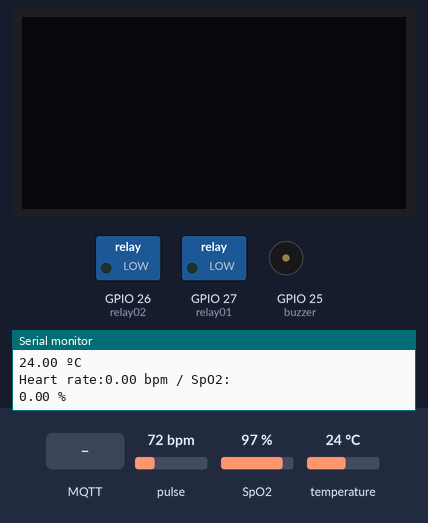
Simulated run of this sketch. Board: ESP32. Parts: 128×64 one-colour display, switched loads named in the sketch (green lamp = pin HIGH), buzzer (waves = sounding, pin HIGH), the last lines printed to the serial monitor. The test bench sets the inputs (shaded band); at power-on: pulse 72 bpm, SpO2 97 %, temperature 24 °C. WiFi joins after 1.5 s; servers stay silent unless stated; no MQTT or app messages arrive unless stated.

Above: at 3.2 s.
3.3 s: MQTT message "on" arrives on the second subscribed topic
At 4.8 s:
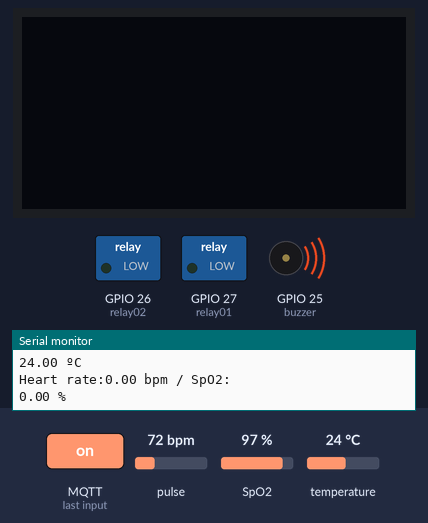
5.1 s: MQTT message "on" arrives on the third subscribed topic
At 6.2 s:
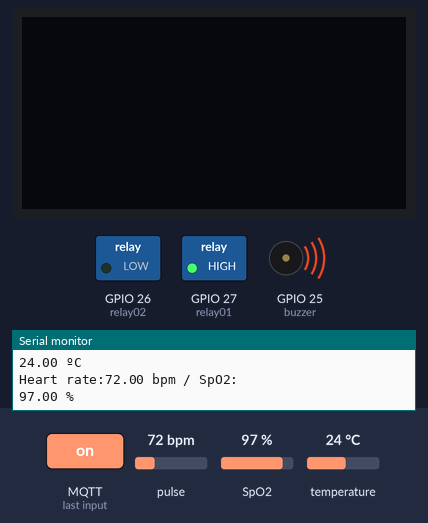
6.6 s: MQTT message "off" arrives on the second subscribed topic
At 7.4 s:
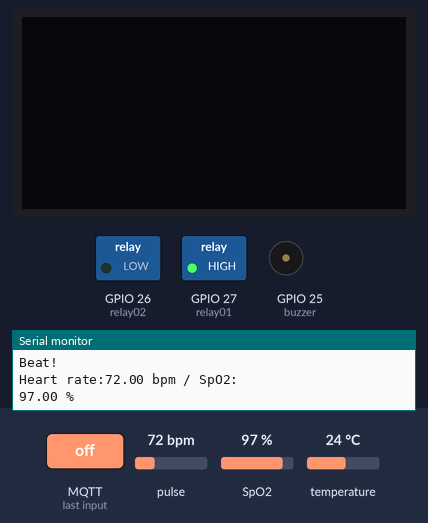
Timing chart, 0 to 9.6 s (numbered marks = the images above; inputs shaded):
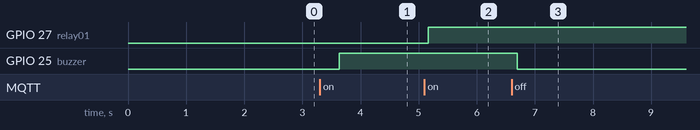

Measured:
- after the input at 3.3 s, GPIO 25 (buzzer): LOW → HIGH after 0.33 s
- after the input at 5.1 s, GPIO 27 (relay01): LOW → HIGH after 0.07 s
- after the input at 6.6 s, GPIO 25 (buzzer): HIGH → LOW after 0.10 s

The sketch:

cancheera.ino
```cpp
//--------------------------------------------------------------------------
//----Seksyen 1 - HEADER  ------------- ----

//--------------------------------------------------------------------------
//-----a Library  include and define  yang diperlukan ----
//--------------------------------------------------------------------------

#include <Wire.h>
#include <SPI.h>
#include <OneWire.h>
#include <DallasTemperature.h>
#include <Adafruit_GFX.h>
#include <Adafruit_SSD1306.h>
#include <WiFi.h>
#include <MQTT.h>
#include "MAX30100_PulseOximeter.h"


//--------------------------------------------------------------------------
//-----b. - ISTIHAR Sambungan nama Pin dengan Nombor Fizikal PIN ----
//--------------------------------------------------------------------------

//---Actuator and Relay  pin connection---
#define relay01 27
#define relay02 26
#define buzzer 25
#define SensorSuhu  4 // pin sambungan ke DS18B20 (ONEWIRE)
#define sensorLDR 34
//---Analog Sensor  pin connection---

//---Tentukan nama yg diumpukkan kepada satu nilai awal yg ditetapkan --
#define SCREEN_WIDTH 128 // OLED display width, in pixels
#define SCREEN_HEIGHT 64 // OLED display height, in pixels
#define REPORTING_PERIOD_MS     500

PulseOximeter pox;
uint32_t tsLastReport = 0;

//-----d.  - ISTIHAR  constant dan pembolehubah------------------------------

const char ssid[] = "OHNANANA";
const char pass[] = "ILOVEYOU555";

//const char ssid[] = "IoT";
//const char pass[] = "iot@kksj2023";

//------ ISTIHAR Pemboleh ubah dengan jenis Data yang digunakan---

unsigned long lastMillis = 0;

float dataSuhuC; // suhu dalam Celsius
int dataLDR;
float BPM, SpO2;
char statusSuhu[20];

//-----e. - Cipta Objek dari Librari berkaitan------------------ ----
//--------------------------------------------------------------------------

WiFiClient net;
MQTTClient client;

// Istihar Module OLED Display - SSD1306
Adafruit_SSD1306 display(SCREEN_WIDTH, SCREEN_HEIGHT, &Wire, -1);

// Istihar Module Sersor Suhu Dallas 18B20
OneWire oneWire(SensorSuhu);
DallasTemperature DS18B20(&oneWire);

//------------------------------Seksyen 1 - TAMAT --------------------- ----

//-----Seksyen 2 - Fungsi Setup --------------------------------------------
//--------------------------------------------------------------------------
void onBeatDetected()
{
    Serial.println("Beat!");
}
void setup() {
  pinMode(relay01,OUTPUT);
  pinMode(relay02,OUTPUT);
  pinMode(buzzer,OUTPUT);

  Serial.begin(115200); // initialize serial

  if(!display.begin(SSD1306_SWITCHCAPVCC, 0x3C)) { // Address 0x3D for 128x64
    Serial.println(F("SSD1306 allocation failed"));
    for(;;);
  }

  WiFi.begin(ssid, pass);

  client.begin("broker.hivemq.com", net);
  client.onMessage(messageReceived);

  connect();

  Serial.print("Initializing pulse oximeter..");

    if (!pox.begin()) {
        Serial.println("FAILED");
        for(;;);
    } else {
        Serial.println("SUCCESS");
    }

    pox.setOnBeatDetectedCallback(onBeatDetected);

  DS18B20.begin();    // initialize the DS18B20 sensor


}
//------------------------------Seksyen 2 - TAMAT --------------------- ----


//-----Seksyen 3 - Fungsi Utama (LOOP) --------------------------------------------
//--------------------------------------------------------------------------
void loop() {

 client.loop();
 // delay(10);  // <- fixes some issues with WiFi stability

  if (!client.connected()) {
    connect();
  }

// publish a message roughly every second.
// if (millis() - lastMillis > 1000) {
//  lastMillis = millis();

//------sensor OXY -------------------------------------------------------
  pox.update();
  BPM = pox.getHeartRate();
  SpO2 = pox.getSpO2();

    // Asynchronously dump heart rate and oxidation levels to the serial
    // For both, a value of 0 means "invalid"
    if (millis() - tsLastReport > REPORTING_PERIOD_MS) {
        Serial.print("Heart rate:");
        Serial.print(BPM);
        Serial.println(" bpm / SpO2:");

        Serial.print(SpO2);
        Serial.println(" %");
        tsLastReport = millis();

        client.publish("cancheera/bpm", String(BPM));
        client.publish("cancheera/spo", String(SpO2));


   DS18B20.requestTemperatures();
   dataSuhuC = DS18B20.getTempCByIndex(0);

  Serial.print(dataSuhuC);
   Serial.println(" ºC");
  client.publish("cancheera/temp", String(dataSuhuC));
}

//-----------------------------------------------------------


}

//------------------------------Seksyen 3 - TAMAT --------------------- ----
```

wifi.ino
```cpp
void connect() {
  Serial.print("checking wifi...");
  while (WiFi.status() != WL_CONNECTED) {
    Serial.print(".");
    delay(1000);
  }

  Serial.print("\nconnecting...");
  while (!client.connect("nama_id_yang_dberi_mestilah_unik")) {
    Serial.print(".");
    delay(1000);
  }

  Serial.println("\nconnected!");

  client.subscribe("/hello");
  client.subscribe("socketLA01/buzzer");
  client.subscribe("socketLA01/socket1");
  client.subscribe("socketLA01/socket2");

}

void messageReceived(String &topic, String &payload) {
  //Serial.println("incoming: " + topic + " - " + payload);
   Serial.println(payload);

  //==============================================================
  if(String(topic) == "socketLA01/buzzer")
  {
      if(payload =="on")
      {
      Serial.println(payload);
      digitalWrite(buzzer,HIGH);
      Serial.println("Buzzer ON");
      }

      else if(payload =="off")
      {
        Serial.println(payload);
        digitalWrite(buzzer,LOW);
        Serial.println("Buzzer OFF");

      }
  }


  if(String(topic) == "socketLA01/socket1")
  {
      if(payload =="on")
      {
      Serial.println(payload);
      digitalWrite(relay01,HIGH);
      Serial.println("socket1 ON");
      }

      else if(payload =="off")
      {
        Serial.println(payload);
        digitalWrite(relay01,LOW);
        Serial.println("socket1 OFF");
      }
  }

   if(String(topic) == "socketLA01/socket2")
  {
      if(payload =="on")
      {
      Serial.println(payload);
      digitalWrite(relay02,HIGH);
      Serial.println("socket2 ON");

      }

      else if(payload =="off")
      {
        Serial.println(payload);
        digitalWrite(relay02,LOW);
        Serial.println("Buzzer OFF");

      }
  }

  //==============================================================
  // Note: Do not use the client in the callback to publish, subscribe or
  // unsubscribe as it may cause deadlocks when other things arrive while
  // sending and receiving acknowledgments. Instead, change a global variable,
  // or push to a queue and handle it in the loop after calling `client.loop()`.
}
```
